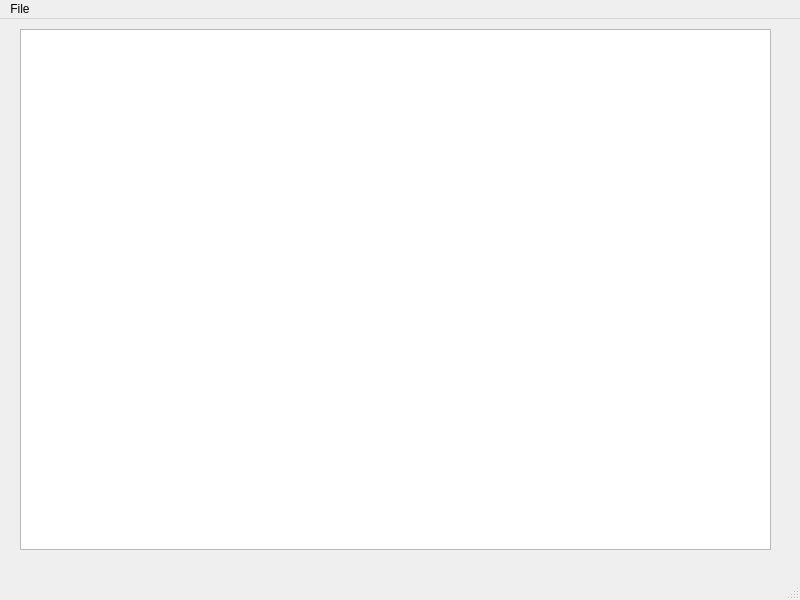
<?xml version="1.0" encoding="UTF-8"?>
<ui version="4.0">
 <class>MainWindow</class>
 <widget class="QMainWindow" name="MainWindow">
  <property name="geometry">
   <rect>
    <x>0</x>
    <y>0</y>
    <width>800</width>
    <height>600</height>
   </rect>
  </property>
  <property name="windowTitle">
   <string>MainWindow</string>
  </property>
  <widget class="QWidget" name="centralwidget">
   <widget class="QTextEdit" name="textEdit">
    <property name="geometry">
     <rect>
      <x>20</x>
      <y>10</y>
      <width>751</width>
      <height>521</height>
     </rect>
    </property>
   </widget>
  </widget>
  <widget class="QMenuBar" name="menubar">
   <property name="geometry">
    <rect>
     <x>0</x>
     <y>0</y>
     <width>800</width>
     <height>21</height>
    </rect>
   </property>
   <widget class="QMenu" name="menuOpen">
    <property name="title">
     <string>File</string>
    </property>
    <addaction name="actionOpen"/>
    <addaction name="actionSave"/>
   </widget>
   <addaction name="menuOpen"/>
  </widget>
  <widget class="QStatusBar" name="statusbar"/>
  <action name="actionOpen">
   <property name="text">
    <string>Open</string>
   </property>
   <property name="shortcut">
    <string>Ctrl+O</string>
   </property>
  </action>
  <action name="actionSave">
   <property name="text">
    <string>Save</string>
   </property>
   <property name="shortcut">
    <string>Ctrl+S</string>
   </property>
  </action>
 </widget>
 <resources/>
 <connections/>
</ui>
